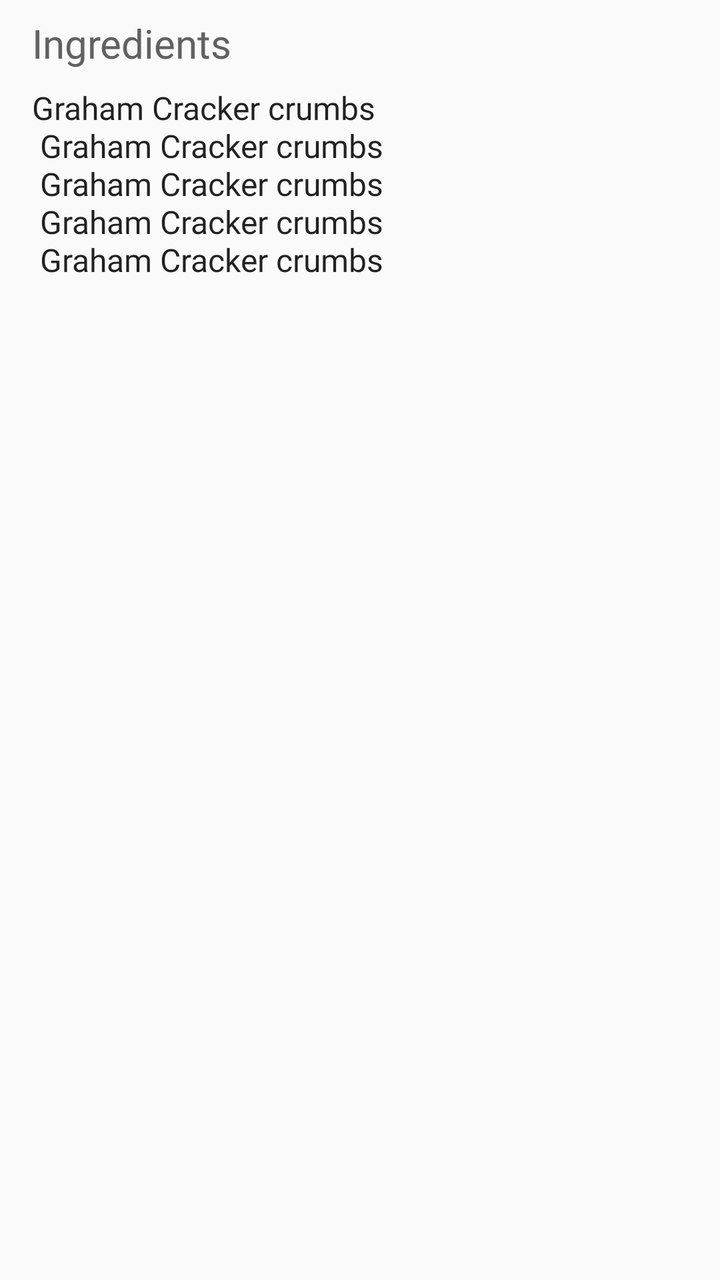
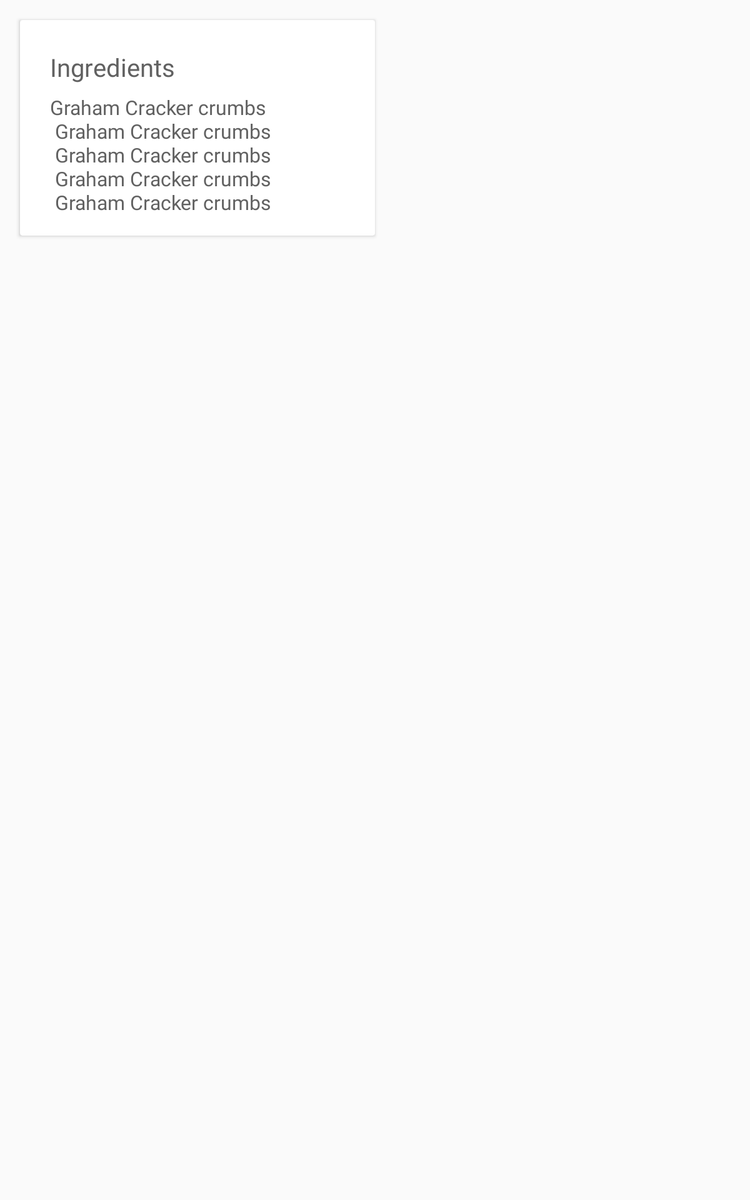

Compare how this app lays out the same screen by default and in its alternative resource folder. The renders come first, then the two layout files and the values they reference.
<!-- AndroidManifest.xml: application theme AppTheme -->
<!-- res/layout/fragment_recipe_detail.xml -->
<?xml version="1.0" encoding="utf-8"?>
<android.support.constraint.ConstraintLayout
    xmlns:android="http://schemas.android.com/apk/res/android"
    xmlns:tools="http://schemas.android.com/tools"
    xmlns:app="http://schemas.android.com/apk/res-auto"
    android:layout_width="match_parent"
    android:layout_height="match_parent">

    <TextView
        android:id="@+id/ingredients_title_tv"
        android:layout_width="wrap_content"
        android:layout_height="wrap_content"
        android:layout_marginTop="8dp"
        style="@style/StandardTextView"
        android:textAppearance="@style/TextAppearance.AppCompat.Title"
        android:text="@string/ingredients_title_tv"
        app:layout_constraintStart_toStartOf="@+id/ingredient_list_tv"
        app:layout_constraintTop_toTopOf="parent" />

    <TextView
        android:id="@+id/ingredient_list_tv"
        android:layout_width="match_parent"
        android:layout_height="wrap_content"
        android:textAppearance="@style/TextAppearance.AppCompat.SearchResult.Subtitle"
        android:textAlignment="viewStart"
        android:layout_marginStart="16dp"
        android:layout_marginTop="8dp"
        android:layout_marginEnd="16dp"
        android:fontFamily="@font/roboto"
        app:layout_constraintEnd_toEndOf="parent"
        app:layout_constraintHorizontal_bias="0.0"
        app:layout_constraintStart_toStartOf="parent"
        app:layout_constraintTop_toBottomOf="@+id/ingredients_title_tv"
        tools:text="Graham Cracker crumbs \n Graham Cracker crumbs \n Graham Cracker crumbs \n Graham Cracker crumbs \n Graham Cracker crumbs" />

    <android.support.v7.widget.RecyclerView
        android:id="@+id/recipe_steps_recycler_view"
        android:layout_width="match_parent"
        android:layout_height="wrap_content"
        android:layout_marginStart="16dp"
        android:layout_marginTop="12dp"
        android:layout_marginEnd="16dp"
        app:layout_constraintEnd_toEndOf="parent"
        app:layout_constraintStart_toStartOf="parent"
        app:layout_constraintTop_toBottomOf="@+id/ingredient_list_tv">

    </android.support.v7.widget.RecyclerView>

</android.support.constraint.ConstraintLayout>
<!-- resources referenced by this layout -->
<resources>
  <string name="ingredients_title_tv">Ingredients</string>
  <style name="StandardTextView">
          <item name="android:layout_width">wrap_content</item>
          <item name="android:layout_height">wrap_content</item>
          <item name="android:fontFamily">@font/roboto</item>
          <item name="android:textColor">@color/colorText</item>
      </style>
  <style name="AppTheme" parent="Theme.AppCompat.Light.NoActionBar">
          
          <item name="colorPrimary">@color/colorPrimary</item>
          <item name="colorPrimaryDark">@color/colorPrimaryDark</item>
          <item name="colorAccent">@color/colorAccent</item>
      </style>
  <color name="colorText">#616161</color>
  <color name="colorPrimary">#E91E63</color>
  <color name="colorPrimaryDark">#C2185B</color>
  <color name="colorAccent">#03a9f4</color>
</resources>
<!-- res/layout-sw600dp-port/fragment_recipe_detail.xml (the repository's variant of the layout above) -->
<!-- drawn on a 7-inch tablet held upright -->
<?xml version="1.0" encoding="utf-8"?>
<LinearLayout
    xmlns:android="http://schemas.android.com/apk/res/android"
    xmlns:app="http://schemas.android.com/apk/res-auto"
    android:layout_width="match_parent"
    android:layout_height="match_parent"
    android:orientation="horizontal">

    <android.support.v7.widget.CardView
        xmlns:android="http://schemas.android.com/apk/res/android"
        xmlns:cardView="http://schemas.android.com/apk/res-auto"
        xmlns:tools="http://schemas.android.com/tools"
        android:id="@+id/ingredient_card_view"
        android:layout_width="0dp"
        android:layout_height="wrap_content"
        android:layout_weight="1"
        android:layout_margin="@dimen/card_view_margin"
        android:layout_marginStart="8dp"
        android:layout_marginTop="16dp"
        android:layout_marginEnd="8dp"
        android:backgroundTint="@android:color/white"
        android:clickable="true"
        android:elevation="2dp"
        android:focusable="true"
        android:foreground="?android:attr/selectableItemBackground"
        cardView:cardCornerRadius="@dimen/card_corner_radius">

        <android.support.constraint.ConstraintLayout
            android:layout_width="match_parent"
            android:layout_height="match_parent"
            android:layout_margin="@dimen/card_view_margin">

            <TextView
                android:id="@+id/ingredients_title_tv"
                style="@style/StandardTextView"
                android:layout_width="wrap_content"
                android:layout_height="wrap_content"
                android:layout_marginTop="8dp"
                android:text="@string/ingredients_title_tv"
                android:textAppearance="@style/TextAppearance.AppCompat.Title"
                android:textColor="@color/colorText"
                app:layout_constraintStart_toStartOf="@+id/ingredient_list_tv"
                app:layout_constraintTop_toTopOf="parent" />

            <TextView
                android:id="@+id/ingredient_list_tv"
                android:layout_width="wrap_content"
                android:layout_height="wrap_content"
                android:layout_marginStart="8dp"
                android:layout_marginTop="8dp"
                android:layout_marginEnd="16dp"
                android:fontFamily="@font/roboto"
                android:textAlignment="viewStart"
                android:textAppearance="@style/TextAppearance.AppCompat.SearchResult.Subtitle"
                android:textColor="@color/colorText"
                app:layout_constraintEnd_toEndOf="parent"
                app:layout_constraintHorizontal_bias="0.0"
                app:layout_constraintStart_toStartOf="parent"
                app:layout_constraintTop_toBottomOf="@+id/ingredients_title_tv"
                cardView:layout_constraintBottom_toBottomOf="parent"
                cardView:layout_constraintVertical_bias="0.0"
                tools:text="Graham Cracker crumbs \n Graham Cracker crumbs \n Graham Cracker crumbs \n Graham Cracker crumbs \n Graham Cracker crumbs" />

        </android.support.constraint.ConstraintLayout>

    </android.support.v7.widget.CardView>

    <android.support.v7.widget.RecyclerView
        android:id="@+id/recipe_steps_recycler_view"
        android:layout_width="0dp"
        android:layout_height="match_parent"
        android:layout_weight="1"/>

</LinearLayout>
<!-- resources referenced by the variant -->
<!-- as a 7-inch tablet held upright resolves them -->
<resources>
  <color name="colorText">#616161</color>
  <dimen name="card_corner_radius">2dp</dimen>
  <dimen name="card_view_margin">16dp</dimen>
  <string name="ingredients_title_tv">Ingredients</string>
  <style name="StandardTextView">
          <item name="android:layout_width">wrap_content</item>
          <item name="android:layout_height">wrap_content</item>
          <item name="android:fontFamily">@font/roboto</item>
          <item name="android:textColor">@color/colorText</item>
      </style>
  <style name="AppTheme" parent="Theme.AppCompat.Light.NoActionBar">
          
          <item name="colorPrimary">@color/colorPrimary</item>
          <item name="colorPrimaryDark">@color/colorPrimaryDark</item>
          <item name="colorAccent">@color/colorAccent</item>
      </style>
  <color name="colorPrimary">#E91E63</color>
  <color name="colorPrimaryDark">#C2185B</color>
  <color name="colorAccent">#03a9f4</color>
</resources>
